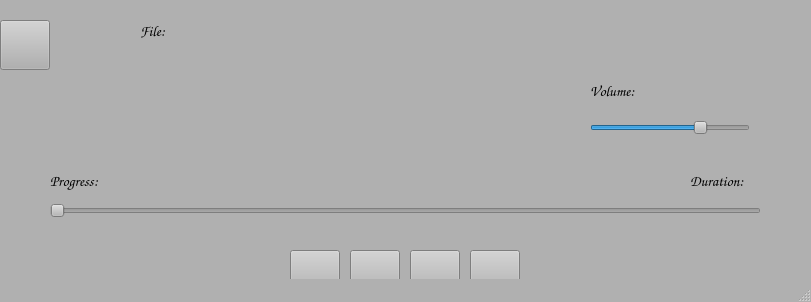
<?xml version="1.0" encoding="UTF-8"?>
<ui version="4.0">
 <class>MainWindow</class>
 <widget class="QMainWindow" name="MainWindow">
  <property name="geometry">
   <rect>
    <x>0</x>
    <y>0</y>
    <width>811</width>
    <height>302</height>
   </rect>
  </property>
  <property name="sizePolicy">
   <sizepolicy hsizetype="Preferred" vsizetype="Preferred">
    <horstretch>0</horstretch>
    <verstretch>0</verstretch>
   </sizepolicy>
  </property>
  <property name="palette">
   <palette>
    <active>
     <colorrole role="WindowText">
      <brush brushstyle="SolidPattern">
       <color alpha="255">
        <red>0</red>
        <green>0</green>
        <blue>0</blue>
       </color>
      </brush>
     </colorrole>
     <colorrole role="Button">
      <brush brushstyle="SolidPattern">
       <color alpha="255">
        <red>176</red>
        <green>176</green>
        <blue>176</blue>
       </color>
      </brush>
     </colorrole>
     <colorrole role="Light">
      <brush brushstyle="SolidPattern">
       <color alpha="255">
        <red>255</red>
        <green>255</green>
        <blue>255</blue>
       </color>
      </brush>
     </colorrole>
     <colorrole role="Midlight">
      <brush brushstyle="SolidPattern">
       <color alpha="255">
        <red>215</red>
        <green>215</green>
        <blue>215</blue>
       </color>
      </brush>
     </colorrole>
     <colorrole role="Dark">
      <brush brushstyle="SolidPattern">
       <color alpha="255">
        <red>88</red>
        <green>88</green>
        <blue>88</blue>
       </color>
      </brush>
     </colorrole>
     <colorrole role="Mid">
      <brush brushstyle="SolidPattern">
       <color alpha="255">
        <red>117</red>
        <green>117</green>
        <blue>117</blue>
       </color>
      </brush>
     </colorrole>
     <colorrole role="Text">
      <brush brushstyle="SolidPattern">
       <color alpha="255">
        <red>0</red>
        <green>0</green>
        <blue>0</blue>
       </color>
      </brush>
     </colorrole>
     <colorrole role="BrightText">
      <brush brushstyle="SolidPattern">
       <color alpha="255">
        <red>255</red>
        <green>255</green>
        <blue>255</blue>
       </color>
      </brush>
     </colorrole>
     <colorrole role="ButtonText">
      <brush brushstyle="SolidPattern">
       <color alpha="255">
        <red>0</red>
        <green>0</green>
        <blue>0</blue>
       </color>
      </brush>
     </colorrole>
     <colorrole role="Base">
      <brush brushstyle="SolidPattern">
       <color alpha="255">
        <red>255</red>
        <green>255</green>
        <blue>255</blue>
       </color>
      </brush>
     </colorrole>
     <colorrole role="Window">
      <brush brushstyle="SolidPattern">
       <color alpha="255">
        <red>176</red>
        <green>176</green>
        <blue>176</blue>
       </color>
      </brush>
     </colorrole>
     <colorrole role="Shadow">
      <brush brushstyle="SolidPattern">
       <color alpha="255">
        <red>0</red>
        <green>0</green>
        <blue>0</blue>
       </color>
      </brush>
     </colorrole>
     <colorrole role="AlternateBase">
      <brush brushstyle="SolidPattern">
       <color alpha="255">
        <red>215</red>
        <green>215</green>
        <blue>215</blue>
       </color>
      </brush>
     </colorrole>
     <colorrole role="ToolTipBase">
      <brush brushstyle="SolidPattern">
       <color alpha="255">
        <red>255</red>
        <green>255</green>
        <blue>220</blue>
       </color>
      </brush>
     </colorrole>
     <colorrole role="ToolTipText">
      <brush brushstyle="SolidPattern">
       <color alpha="255">
        <red>0</red>
        <green>0</green>
        <blue>0</blue>
       </color>
      </brush>
     </colorrole>
     <colorrole role="PlaceholderText">
      <brush brushstyle="SolidPattern">
       <color alpha="128">
        <red>0</red>
        <green>0</green>
        <blue>0</blue>
       </color>
      </brush>
     </colorrole>
    </active>
    <inactive>
     <colorrole role="WindowText">
      <brush brushstyle="SolidPattern">
       <color alpha="255">
        <red>0</red>
        <green>0</green>
        <blue>0</blue>
       </color>
      </brush>
     </colorrole>
     <colorrole role="Button">
      <brush brushstyle="SolidPattern">
       <color alpha="255">
        <red>176</red>
        <green>176</green>
        <blue>176</blue>
       </color>
      </brush>
     </colorrole>
     <colorrole role="Light">
      <brush brushstyle="SolidPattern">
       <color alpha="255">
        <red>255</red>
        <green>255</green>
        <blue>255</blue>
       </color>
      </brush>
     </colorrole>
     <colorrole role="Midlight">
      <brush brushstyle="SolidPattern">
       <color alpha="255">
        <red>215</red>
        <green>215</green>
        <blue>215</blue>
       </color>
      </brush>
     </colorrole>
     <colorrole role="Dark">
      <brush brushstyle="SolidPattern">
       <color alpha="255">
        <red>88</red>
        <green>88</green>
        <blue>88</blue>
       </color>
      </brush>
     </colorrole>
     <colorrole role="Mid">
      <brush brushstyle="SolidPattern">
       <color alpha="255">
        <red>117</red>
        <green>117</green>
        <blue>117</blue>
       </color>
      </brush>
     </colorrole>
     <colorrole role="Text">
      <brush brushstyle="SolidPattern">
       <color alpha="255">
        <red>0</red>
        <green>0</green>
        <blue>0</blue>
       </color>
      </brush>
     </colorrole>
     <colorrole role="BrightText">
      <brush brushstyle="SolidPattern">
       <color alpha="255">
        <red>255</red>
        <green>255</green>
        <blue>255</blue>
       </color>
      </brush>
     </colorrole>
     <colorrole role="ButtonText">
      <brush brushstyle="SolidPattern">
       <color alpha="255">
        <red>0</red>
        <green>0</green>
        <blue>0</blue>
       </color>
      </brush>
     </colorrole>
     <colorrole role="Base">
      <brush brushstyle="SolidPattern">
       <color alpha="255">
        <red>255</red>
        <green>255</green>
        <blue>255</blue>
       </color>
      </brush>
     </colorrole>
     <colorrole role="Window">
      <brush brushstyle="SolidPattern">
       <color alpha="255">
        <red>176</red>
        <green>176</green>
        <blue>176</blue>
       </color>
      </brush>
     </colorrole>
     <colorrole role="Shadow">
      <brush brushstyle="SolidPattern">
       <color alpha="255">
        <red>0</red>
        <green>0</green>
        <blue>0</blue>
       </color>
      </brush>
     </colorrole>
     <colorrole role="AlternateBase">
      <brush brushstyle="SolidPattern">
       <color alpha="255">
        <red>215</red>
        <green>215</green>
        <blue>215</blue>
       </color>
      </brush>
     </colorrole>
     <colorrole role="ToolTipBase">
      <brush brushstyle="SolidPattern">
       <color alpha="255">
        <red>255</red>
        <green>255</green>
        <blue>220</blue>
       </color>
      </brush>
     </colorrole>
     <colorrole role="ToolTipText">
      <brush brushstyle="SolidPattern">
       <color alpha="255">
        <red>0</red>
        <green>0</green>
        <blue>0</blue>
       </color>
      </brush>
     </colorrole>
     <colorrole role="PlaceholderText">
      <brush brushstyle="SolidPattern">
       <color alpha="128">
        <red>0</red>
        <green>0</green>
        <blue>0</blue>
       </color>
      </brush>
     </colorrole>
    </inactive>
    <disabled>
     <colorrole role="WindowText">
      <brush brushstyle="SolidPattern">
       <color alpha="255">
        <red>88</red>
        <green>88</green>
        <blue>88</blue>
       </color>
      </brush>
     </colorrole>
     <colorrole role="Button">
      <brush brushstyle="SolidPattern">
       <color alpha="255">
        <red>176</red>
        <green>176</green>
        <blue>176</blue>
       </color>
      </brush>
     </colorrole>
     <colorrole role="Light">
      <brush brushstyle="SolidPattern">
       <color alpha="255">
        <red>255</red>
        <green>255</green>
        <blue>255</blue>
       </color>
      </brush>
     </colorrole>
     <colorrole role="Midlight">
      <brush brushstyle="SolidPattern">
       <color alpha="255">
        <red>215</red>
        <green>215</green>
        <blue>215</blue>
       </color>
      </brush>
     </colorrole>
     <colorrole role="Dark">
      <brush brushstyle="SolidPattern">
       <color alpha="255">
        <red>88</red>
        <green>88</green>
        <blue>88</blue>
       </color>
      </brush>
     </colorrole>
     <colorrole role="Mid">
      <brush brushstyle="SolidPattern">
       <color alpha="255">
        <red>117</red>
        <green>117</green>
        <blue>117</blue>
       </color>
      </brush>
     </colorrole>
     <colorrole role="Text">
      <brush brushstyle="SolidPattern">
       <color alpha="255">
        <red>88</red>
        <green>88</green>
        <blue>88</blue>
       </color>
      </brush>
     </colorrole>
     <colorrole role="BrightText">
      <brush brushstyle="SolidPattern">
       <color alpha="255">
        <red>255</red>
        <green>255</green>
        <blue>255</blue>
       </color>
      </brush>
     </colorrole>
     <colorrole role="ButtonText">
      <brush brushstyle="SolidPattern">
       <color alpha="255">
        <red>88</red>
        <green>88</green>
        <blue>88</blue>
       </color>
      </brush>
     </colorrole>
     <colorrole role="Base">
      <brush brushstyle="SolidPattern">
       <color alpha="255">
        <red>176</red>
        <green>176</green>
        <blue>176</blue>
       </color>
      </brush>
     </colorrole>
     <colorrole role="Window">
      <brush brushstyle="SolidPattern">
       <color alpha="255">
        <red>176</red>
        <green>176</green>
        <blue>176</blue>
       </color>
      </brush>
     </colorrole>
     <colorrole role="Shadow">
      <brush brushstyle="SolidPattern">
       <color alpha="255">
        <red>0</red>
        <green>0</green>
        <blue>0</blue>
       </color>
      </brush>
     </colorrole>
     <colorrole role="AlternateBase">
      <brush brushstyle="SolidPattern">
       <color alpha="255">
        <red>176</red>
        <green>176</green>
        <blue>176</blue>
       </color>
      </brush>
     </colorrole>
     <colorrole role="ToolTipBase">
      <brush brushstyle="SolidPattern">
       <color alpha="255">
        <red>255</red>
        <green>255</green>
        <blue>220</blue>
       </color>
      </brush>
     </colorrole>
     <colorrole role="ToolTipText">
      <brush brushstyle="SolidPattern">
       <color alpha="255">
        <red>0</red>
        <green>0</green>
        <blue>0</blue>
       </color>
      </brush>
     </colorrole>
     <colorrole role="PlaceholderText">
      <brush brushstyle="SolidPattern">
       <color alpha="128">
        <red>0</red>
        <green>0</green>
        <blue>0</blue>
       </color>
      </brush>
     </colorrole>
    </disabled>
   </palette>
  </property>
  <property name="font">
   <font>
    <family>Hack</family>
    <pointsize>10</pointsize>
    <weight>50</weight>
    <italic>false</italic>
    <bold>false</bold>
    <underline>false</underline>
    <strikeout>false</strikeout>
   </font>
  </property>
  <property name="cursor">
   <cursorShape>ArrowCursor</cursorShape>
  </property>
  <property name="windowTitle">
   <string>MediaPlayerPD_321</string>
  </property>
  <property name="windowIcon">
   <iconset resource="Icons.qrc">
    <normaloff>:/ico/ico/social_media_logo_video_player_icon-icons.com_56665.ico</normaloff>:/ico/ico/social_media_logo_video_player_icon-icons.com_56665.ico</iconset>
  </property>
  <widget class="QWidget" name="centralwidget">
   <property name="font">
    <font>
     <family>Hack</family>
     <pointsize>10</pointsize>
     <weight>50</weight>
     <italic>false</italic>
     <bold>false</bold>
     <underline>false</underline>
     <strikeout>false</strikeout>
    </font>
   </property>
   <widget class="QPushButton" name="pushButtonOpen">
    <property name="geometry">
     <rect>
      <x>0</x>
      <y>20</y>
      <width>50</width>
      <height>50</height>
     </rect>
    </property>
    <property name="text">
     <string/>
    </property>
    <property name="iconSize">
     <size>
      <width>50</width>
      <height>50</height>
     </size>
    </property>
   </widget>
   <widget class="QPushButton" name="pushButtonPrev">
    <property name="geometry">
     <rect>
      <x>290</x>
      <y>250</y>
      <width>50</width>
      <height>50</height>
     </rect>
    </property>
    <property name="text">
     <string/>
    </property>
    <property name="iconSize">
     <size>
      <width>50</width>
      <height>50</height>
     </size>
    </property>
   </widget>
   <widget class="QPushButton" name="pushButtonPlay">
    <property name="geometry">
     <rect>
      <x>350</x>
      <y>250</y>
      <width>50</width>
      <height>50</height>
     </rect>
    </property>
    <property name="text">
     <string/>
    </property>
    <property name="iconSize">
     <size>
      <width>50</width>
      <height>50</height>
     </size>
    </property>
   </widget>
   <widget class="QPushButton" name="pushButtonStop">
    <property name="geometry">
     <rect>
      <x>410</x>
      <y>250</y>
      <width>50</width>
      <height>50</height>
     </rect>
    </property>
    <property name="text">
     <string/>
    </property>
    <property name="icon">
     <iconset>
      <normaloff>:/ico/ico/stop.png</normaloff>:/ico/ico/stop.png</iconset>
    </property>
    <property name="iconSize">
     <size>
      <width>50</width>
      <height>50</height>
     </size>
    </property>
   </widget>
   <widget class="QPushButton" name="pushButtonNext">
    <property name="geometry">
     <rect>
      <x>470</x>
      <y>250</y>
      <width>50</width>
      <height>50</height>
     </rect>
    </property>
    <property name="text">
     <string/>
    </property>
    <property name="icon">
     <iconset>
      <normaloff>:/ico/ico/next.png</normaloff>:/ico/ico/next.png</iconset>
    </property>
    <property name="iconSize">
     <size>
      <width>50</width>
      <height>50</height>
     </size>
    </property>
   </widget>
   <widget class="QSlider" name="horizontalSliderProgress">
    <property name="geometry">
     <rect>
      <x>50</x>
      <y>200</y>
      <width>711</width>
      <height>21</height>
     </rect>
    </property>
    <property name="orientation">
     <enum>Qt::Horizontal</enum>
    </property>
   </widget>
   <widget class="QSlider" name="horizontalSliderVolume">
    <property name="geometry">
     <rect>
      <x>590</x>
      <y>120</y>
      <width>160</width>
      <height>16</height>
     </rect>
    </property>
    <property name="value">
     <number>70</number>
    </property>
    <property name="orientation">
     <enum>Qt::Horizontal</enum>
    </property>
   </widget>
   <widget class="QLabel" name="labelVolume">
    <property name="geometry">
     <rect>
      <x>590</x>
      <y>80</y>
      <width>111</width>
      <height>21</height>
     </rect>
    </property>
    <property name="font">
     <font>
      <family>Comic Sans MS</family>
      <pointsize>11</pointsize>
      <weight>50</weight>
      <italic>false</italic>
      <bold>false</bold>
      <underline>false</underline>
      <strikeout>false</strikeout>
     </font>
    </property>
    <property name="text">
     <string>Volume:</string>
    </property>
   </widget>
   <widget class="QLabel" name="labelFile">
    <property name="geometry">
     <rect>
      <x>140</x>
      <y>20</y>
      <width>591</width>
      <height>21</height>
     </rect>
    </property>
    <property name="font">
     <font>
      <family>Comic Sans MS</family>
      <pointsize>11</pointsize>
      <weight>50</weight>
      <italic>false</italic>
      <bold>false</bold>
      <underline>false</underline>
      <strikeout>false</strikeout>
     </font>
    </property>
    <property name="text">
     <string>File:</string>
    </property>
   </widget>
   <widget class="QLabel" name="labelDuration">
    <property name="geometry">
     <rect>
      <x>690</x>
      <y>170</y>
      <width>91</width>
      <height>21</height>
     </rect>
    </property>
    <property name="font">
     <font>
      <family>Comic Sans MS</family>
      <pointsize>11</pointsize>
      <weight>50</weight>
      <italic>false</italic>
      <bold>false</bold>
      <underline>false</underline>
      <strikeout>false</strikeout>
     </font>
    </property>
    <property name="text">
     <string>Duration:</string>
    </property>
   </widget>
   <widget class="QLabel" name="labelProgress">
    <property name="geometry">
     <rect>
      <x>50</x>
      <y>170</y>
      <width>81</width>
      <height>21</height>
     </rect>
    </property>
    <property name="font">
     <font>
      <family>Comic Sans MS</family>
      <pointsize>11</pointsize>
      <weight>50</weight>
      <italic>false</italic>
      <bold>false</bold>
      <underline>false</underline>
      <strikeout>false</strikeout>
     </font>
    </property>
    <property name="text">
     <string>Progress:</string>
    </property>
   </widget>
  </widget>
  <widget class="QMenuBar" name="menubar">
   <property name="enabled">
    <bool>true</bool>
   </property>
   <property name="geometry">
    <rect>
     <x>0</x>
     <y>0</y>
     <width>811</width>
     <height>20</height>
    </rect>
   </property>
  </widget>
  <widget class="QStatusBar" name="statusbar">
   <property name="enabled">
    <bool>true</bool>
   </property>
   <property name="mouseTracking">
    <bool>false</bool>
   </property>
   <property name="sizeGripEnabled">
    <bool>true</bool>
   </property>
  </widget>
 </widget>
 <resources>
  <include location="Icons.qrc"/>
 </resources>
 <connections/>
</ui>
